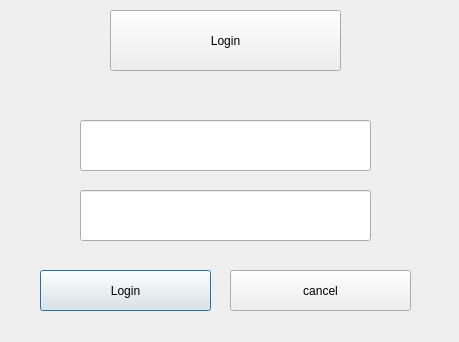
<?xml version="1.0" encoding="UTF-8"?>
<ui version="4.0">
 <class>LoginWindow</class>
 <widget class="QDialog" name="LoginWindow">
  <property name="geometry">
   <rect>
    <x>0</x>
    <y>0</y>
    <width>459</width>
    <height>342</height>
   </rect>
  </property>
  <property name="windowTitle">
   <string>Dialog</string>
  </property>
  <property name="styleSheet">
   <string notr="true">font: 10pt &quot;Noto Sans&quot;;</string>
  </property>
  <widget class="QPushButton" name="loginbutton">
   <property name="geometry">
    <rect>
     <x>40</x>
     <y>270</y>
     <width>171</width>
     <height>41</height>
    </rect>
   </property>
   <property name="styleSheet">
    <string notr="true">font: 14pt &quot;Noto Sans&quot;;</string>
   </property>
   <property name="text">
    <string>Login</string>
   </property>
  </widget>
  <widget class="QLineEdit" name="name_entre">
   <property name="geometry">
    <rect>
     <x>80</x>
     <y>120</y>
     <width>291</width>
     <height>51</height>
    </rect>
   </property>
   <property name="styleSheet">
    <string notr="true">font: 16pt &quot;Noto Sans&quot;;</string>
   </property>
   <property name="text">
    <string/>
   </property>
  </widget>
  <widget class="QLineEdit" name="pass_entre">
   <property name="geometry">
    <rect>
     <x>80</x>
     <y>190</y>
     <width>291</width>
     <height>51</height>
    </rect>
   </property>
   <property name="styleSheet">
    <string notr="true">font: 16pt &quot;Noto Sans&quot;;</string>
   </property>
   <property name="text">
    <string/>
   </property>
  </widget>
  <widget class="QPushButton" name="loginbutton_2">
   <property name="geometry">
    <rect>
     <x>110</x>
     <y>10</y>
     <width>231</width>
     <height>61</height>
    </rect>
   </property>
   <property name="styleSheet">
    <string notr="true">font: 26pt &quot;Noto Sans&quot;;</string>
   </property>
   <property name="text">
    <string>Login</string>
   </property>
  </widget>
  <widget class="QPushButton" name="cancel">
   <property name="geometry">
    <rect>
     <x>230</x>
     <y>270</y>
     <width>181</width>
     <height>41</height>
    </rect>
   </property>
   <property name="styleSheet">
    <string notr="true">font: 14pt &quot;Noto Sans&quot;;</string>
   </property>
   <property name="text">
    <string>cancel</string>
   </property>
  </widget>
  <widget class="QLabel" name="status">
   <property name="geometry">
    <rect>
     <x>150</x>
     <y>80</y>
     <width>141</width>
     <height>21</height>
    </rect>
   </property>
   <property name="styleSheet">
    <string notr="true">font: 57 16pt &quot;Adwaita Sans&quot;;</string>
   </property>
   <property name="text">
    <string/>
   </property>
  </widget>
 </widget>
 <resources>
  <include location="resources.qrc"/>
 </resources>
 <connections/>
</ui>
